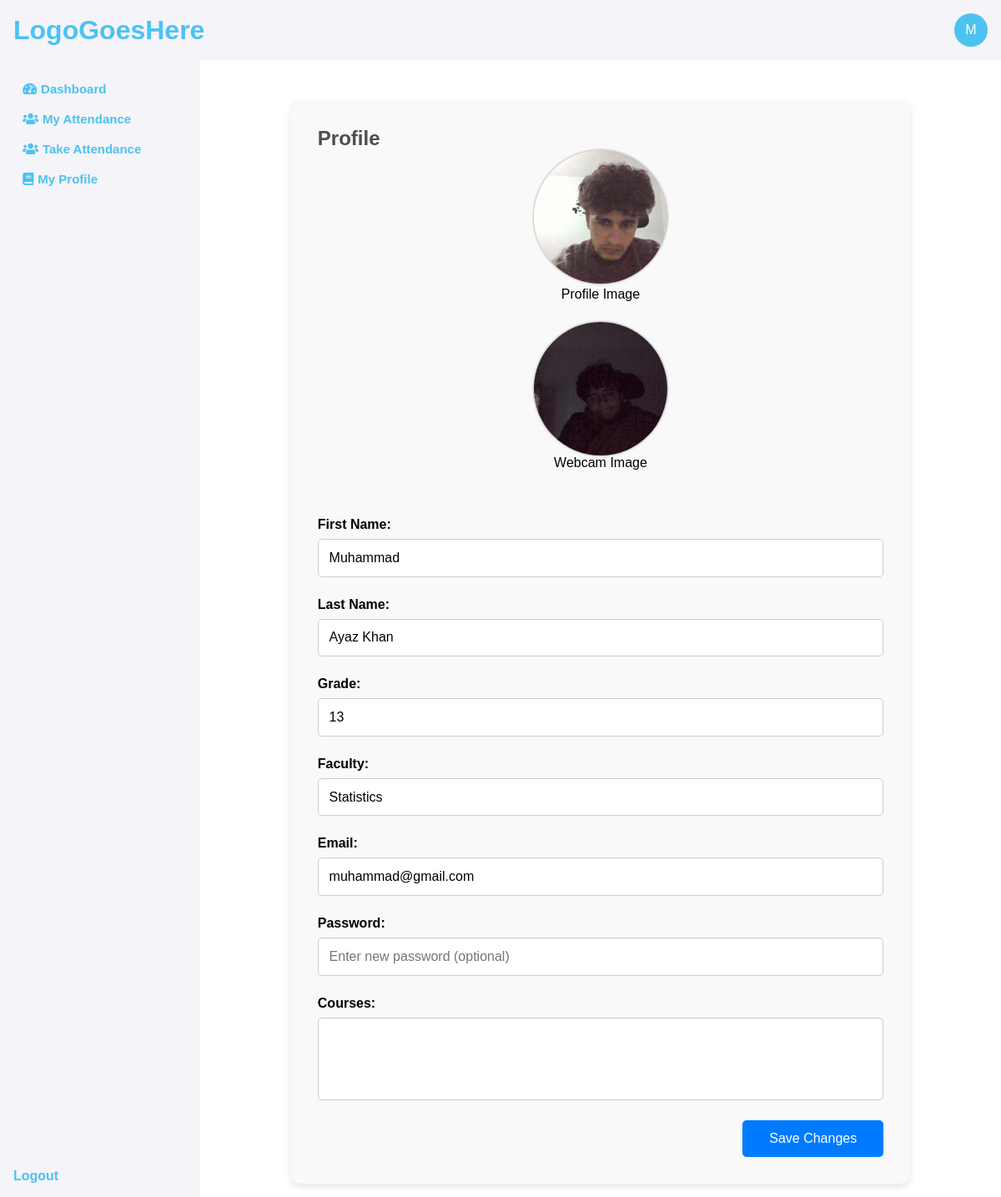
The app's page /student/profile/ (signed in) with its own data.
### SrcApp/models.py (models this page shows, shortened)
class MyUser(AbstractUser):
    email = models.EmailField(unique=True)
    USER_TYPE_CHOICES = (
        ('teacher', 'Teacher'),
        ('student', 'Student'),
    )
    user_type = models.CharField(max_length=10, choices=USER_TYPE_CHOICES, default='student')
    USERNAME_FIELD = 'email'
    REQUIRED_FIELDS = ['username']  # Fields required when using createsuperuser

class Student(models.Model):
    courses = models.ManyToManyField(to=Course, verbose_name='Related Courses')
    user = models.OneToOneField(to=MyUser, on_delete=models.CASCADE, verbose_name='Related User Schema')
    teacher = models.ForeignKey(to=Teacher, on_delete=models.CASCADE, null=True, blank=True)
    faculty = models.CharField(max_length=2000, verbose_name="Faculty", null=False, default='')
    grade = models.CharField(max_length=200, verbose_name='Grade', null=False, default='')
    image = models.ImageField(upload_to='student_profile_images', default='', blank=True, null=True, verbose_name='Student Image')
    webcam_img = models.ImageField(upload_to='webcam_images', verbose_name='Webcam Image', null=True)

### SrcApp/views.py (the view)
# urls.py: path('student/profile/', views.student_profile, name='student_profile'),
@login_required(login_url='login')
def student_profile(request):
    context = {}
    student = Student.objects.get(user=request.user)
    context['student'] = student
    print(student.grade)
    return render(request, 'studentPages/profile.html', context)

### templates/studentPages/profile.html (shortened to what this page needs)
{% extends 'studentPages/base.html' %}
{% block student_content %}
{% load static %}
<div class="student-details-wrapper" style="margin-top: 2rem;">
    <h2 class="page-main-heading">Profile</h2>
    <form id="student-details-form"  method="POST" action="{% url 'update_student_profile' student.id %}" class="student-details-form" enctype="multipart/form-data">
        <div class="form-img-group">
            <label for="user-profile-img">
                <img src="{% if student.image %}{{ student.image.url }}{% else %}{% static 'images/dummy_profile.png' %}{% endif %}" alt="">
            </label>
            <label>Profile Image</label>
        </div>
        <div class="form-img-group">
                <img src="{% if student.webcam_img %}{{ student.webcam_img.url }}{% else %}{% static 'images/dummy_profile.png' %}{% endif %}" alt="">
            <label>Webcam Image</label>
        </div>
        <div class="form-group"  style="margin-top: 2rem;">
            <label for="first_name">First Name:</label>
            <input type="text" id="first_name" name="first_name" value="{{ student.user.first_name }}" required>
        </div>
        <div class="form-group">
            <label for="last_name">Last Name:</label>
            <input type="text" id="last_name" name="last_name" value="{{ student.user.last_name }}" required>
        </div>
        <div class="form-group">
            <label for="last_name">Grade:</label>
            <input type="text" id="grade" name="grade" value="{{ student.grade }}" required>
        </div>
        <div class="form-group">
            <label for="last_name">Faculty:</label>
            <input type="text" id="faculty" name="faculty" value="{{ student.faculty }}" required>
        </div>
        <div class="form-group">
            <label for="email">Email:</label>
            <input type="email" id="email" name="email" value="{{ student.user.email }}" required>
        </div>
        <div class="form-group">
            <label for="password">Password:</label>
            <input type="password" id="password" name="password" placeholder="Enter new password (optional)">
        </div>
        <div class="form-group">
            <label for="courses">Courses:</label>
            <select id="courses" name="courses" multiple>
            </select>
        </div>
        <button type="submit" class="save-button">Save Changes</button>
    </form>
</div>
{% endblock %}

### templates/studentPages/base.html (shortened to what this page needs)
{% load static %}
<!DOCTYPE html>
<html lang="en">
<head>
    <link rel="stylesheet" href="{% static 'css/studentPagesStyling.css' %}">
    <link href="https://cdnjs.cloudflare.com/ajax/libs/font-awesome/5.15.4/css/all.min.css" rel="stylesheet">
</head>
<body>
    <div class="student-dashboard">
        <div class="navbar-1">
            <h1 class="logo">
                LogoGoesHere
            </h1>
            <div class="profile-info">
                <div class="letter-img">
                    {{ request.user.first_name|slice:":1" }}
                </div>
            </div>
        </div>
        <div class="content-wrapper">
            {% include 'studentPages/sidebar.html' %}
            <div class="dashboard-content">
                <div class="teacher-dashboard-page-wrapper">
                    {% block student_content %}
                    {% endblock %}
                </div>
            </div>
        </div>
    </div>
</body>
</html>

### static/css/studentPagesStyling.css (style rules this page uses)
:root { --primary-color: rgb(76, 194, 241); }
* { margin: 0; padding: 0; font-family: Arial, Helvetica, sans-serif; box-sizing: border-box; }
.student-dashboard { height: 100vh; width: 100%; display: flex; flex-direction: column; }
.navbar-1 { width: 100%; height: auto; background-color: #f4f4f9; color: white; display: flex; align-items: center; justify-content: space-between; padding: 1rem 1rem; display: flex; flex-direction: row; justify-content: space-between; }
.content-wrapper { flex: 1; display: flex; overflow: hidden; }
.dashboard-content { flex: 1; padding: 1rem; background-color: #ffffff; overflow-y: auto; }
.page-main-heading { color: rgb(78, 77, 77); width: 100%; text-align: start; }
.navbar-1 .logo { color: var(--primary-color); }
.navbar-1 .profile-info .letter-img { width: 2.5rem; height: 2.5rem; display: flex; justify-content: center; align-items: center; padding: .5rem; color: white; background-color: var(--primary-color); border-radius: 50%; cursor: pointer; }
.student-details-wrapper { width: 80%; margin: 0 auto; padding: 2rem; background-color: #f9f9f9; border-radius: 10px; box-shadow: 0 4px 8px rgba(0, 0, 0, 0.1); }
.student-details-form { display: flex; flex-direction: column; gap: 1.5rem; }
.form-group { display: flex; flex-direction: column; }
.form-group label { font-weight: bold; margin-bottom: 0.5rem; }
.form-group input, .form-group select { padding: 0.8rem; border: 1px solid #ccc; border-radius: 5px; font-size: 1rem; }
.form-group select { height: auto; }
.save-button { padding: 0.8rem 2rem; background-color: #007bff; color: white; border: none; border-radius: 5px; font-size: 1rem; cursor: pointer; align-self: flex-end; }
.student-details-form .form-img-group { width: 100%; display: flex; align-items: center; justify-content: center; flex-direction: column; }
.student-details-form .form-img-group img { width: 10rem; height: 10rem; border-radius: 50%; box-shadow: 0px 0px 3px gray; cursor: pointer; object-fit: cover; }

### records on screen
MyUser: user.first_name "M"
Student: image (picture), webcam_img (picture), first_name "Muhammad", last_name "Ayaz Khan", grade "13", faculty "Statistics", email "muhammad@gmail.com"
